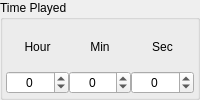
           <widget class="QGroupBox" name="groupBox_6">
            <property name="title">
             <string>Time Played</string>
            </property>
            <layout class="QHBoxLayout" name="horizontalLayout_63">
             <property name="spacing">
              <number>0</number>
             </property>
             <property name="leftMargin">
              <number>3</number>
             </property>
             <property name="topMargin">
              <number>3</number>
             </property>
             <property name="rightMargin">
              <number>3</number>
             </property>
             <property name="bottomMargin">
              <number>3</number>
             </property>
             <item>
              <layout class="QVBoxLayout" name="verticalLayout_26">
               <property name="spacing">
                <number>0</number>
               </property>
               <item>
                <widget class="QLabel" name="label_23">
                 <property name="text">
                  <string>Hour</string>
                 </property>
                 <property name="alignment">
                  <set>Qt::AlignCenter</set>
                 </property>
                 <property name="buddy">
                  <cstring>sbTimeHour</cstring>
                 </property>
                </widget>
               </item>
               <item>
                <widget class="QSpinBox" name="sbTimeHour">
                 <property name="wrapping">
                  <bool>true</bool>
                 </property>
                 <property name="alignment">
                  <set>Qt::AlignCenter</set>
                 </property>
                 <property name="maximum">
                  <number>4660</number>
                 </property>
                 <property name="value">
                  <number>0</number>
                 </property>
                </widget>
               </item>
              </layout>
             </item>
             <item>
              <layout class="QVBoxLayout" name="verticalLayout_27">
               <property name="spacing">
                <number>0</number>
               </property>
               <item>
                <widget class="QLabel" name="label_24">
                 <property name="text">
                  <string>Min</string>
                 </property>
                 <property name="alignment">
                  <set>Qt::AlignCenter</set>
                 </property>
                 <property name="buddy">
                  <cstring>sbTimeMin</cstring>
                 </property>
                </widget>
               </item>
               <item>
                <widget class="QSpinBox" name="sbTimeMin">
                 <property name="wrapping">
                  <bool>true</bool>
                 </property>
                 <property name="alignment">
                  <set>Qt::AlignCenter</set>
                 </property>
                 <property name="maximum">
                  <number>59</number>
                 </property>
                </widget>
               </item>
              </layout>
             </item>
             <item>
              <layout class="QVBoxLayout" name="verticalLayout_28">
               <property name="spacing">
                <number>0</number>
               </property>
               <item>
                <widget class="QLabel" name="label_12">
                 <property name="text">
                  <string>Sec</string>
                 </property>
                 <property name="alignment">
                  <set>Qt::AlignCenter</set>
                 </property>
                 <property name="buddy">
                  <cstring>sbTimeSec</cstring>
                 </property>
                </widget>
               </item>
               <item>
                <widget class="QSpinBox" name="sbTimeSec">
                 <property name="wrapping">
                  <bool>true</bool>
                 </property>
                 <property name="alignment">
                  <set>Qt::AlignCenter</set>
                 </property>
                 <property name="maximum">
                  <number>59</number>
                 </property>
                </widget>
               </item>
              </layout>
             </item>
            </layout>
           </widget>
